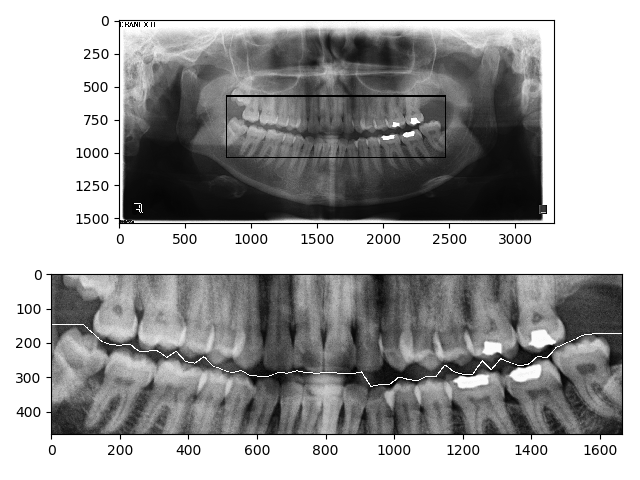
#> input picture cropped-figures/10.png, 640 x 480 px, given in place of 10.jpg, which was not available
$ python HistMatch.py
#> lines starting #> are read from the running program, lines starting #| are printed output that depends on the picture; pictures that were not available may be replaced by others from this repository, and a replacement may not be noted
#> further down, source is the input picture: shape (480, 640); min 0, max 255, mean 163.3
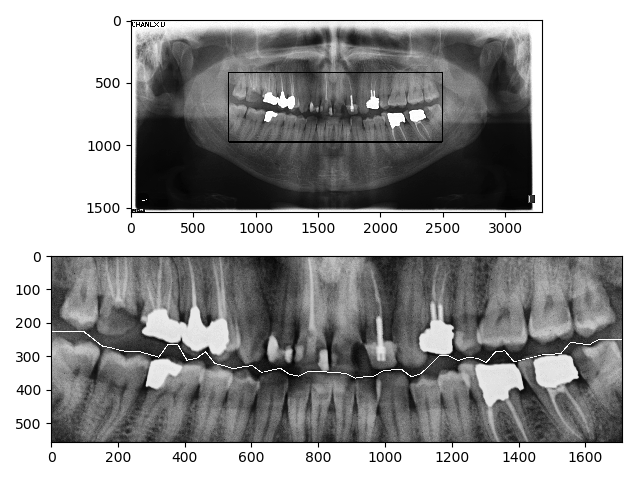
#> input picture cropped-figures/11.png, 640 x 480 px, found by its file name
#> further down, template is the input picture: shape (480, 640); min 0, max 255, mean 158.3
import time as time
import numpy as np
import scipy as sp
import cv2
import matplotlib.pyplot as plt
from sklearn.feature_extraction.image import grid_to_graph
from sklearn.cluster import AgglomerativeClustering


def hist_match(source, template):
    """
    Adjust the pixel values of a grayscale image such that its histogram
    matches that of a target image

    Arguments:
    -----------
        source: np.ndarray
            Image to transform; the histogram is computed over the flattened
            array
        template: np.ndarray
            Template image; can have different dimensions to source
    Returns:
    -----------
        matched: np.ndarray
            The transformed output image
    """

    oldshape = source.shape
#> oldshape = (480, 640)
    source = source.ravel()
    template = template.ravel()

    # get the set of unique pixel values and their corresponding indices and
    # counts
    s_values, bin_idx, s_counts = np.unique(source, return_inverse=True,
                                            return_counts=True)
#> s_values = 253 values from 0 to 255; s_counts = 253 values, max 123312 at index 252, min 1 at index 73, mean 1214.2
    t_values, t_counts = np.unique(template, return_counts=True)
#> t_values = 254 values from 0 to 255; t_counts = 254 values, max 116543 at index 253, min 2 at index 163, mean 1209.4

    # take the cumsum of the counts and normalize by the number of pixels to
    # get the empirical cumulative distribution functions for the source and
    # template images (maps pixel value --> quantile)
    s_quantiles = np.cumsum(s_counts).astype(np.float64)
#> s_quantiles = 253 values from 4045 to 307200
    s_quantiles /= s_quantiles[-1]
#> s_quantiles = 253 values from 0.0132 to 1
    t_quantiles = np.cumsum(t_counts).astype(np.float64)
#> t_quantiles = 254 values from 3966 to 307200
    t_quantiles /= t_quantiles[-1]
#> t_quantiles = 254 values from 0.0129 to 1

    # interpolate linearly to find the pixel values in the template image
    # that correspond most closely to the quantiles in the source image
    interp_t_values = np.interp(s_quantiles, t_quantiles, t_values)
#> interp_t_values = 253 values from 2.81 to 255

    return interp_t_values[bin_idx].reshape(oldshape)
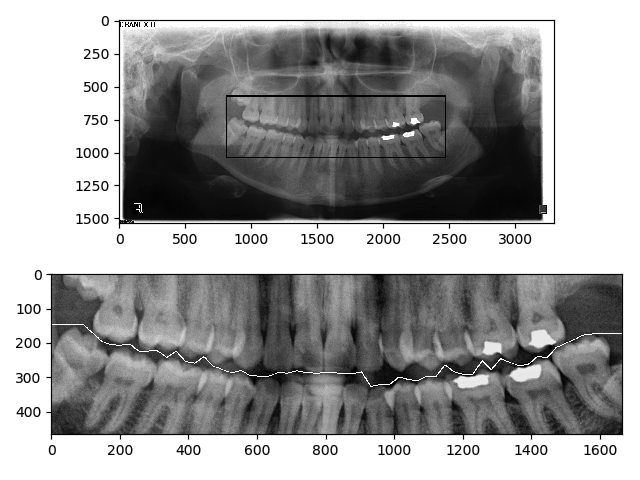
#> returned value: shape (480, 640) float64; min 2.81, max 255, mean 158.7

source = cv2.imread('10.jpg',0)
template = cv2.imread('11.png',0)

matched = hist_match(source, template)
def ecdf(x):
    """convenience function for computing the empirical CDF"""
    vals, counts = np.unique(x, return_counts=True)
#> vals = 253 values from 0 to 255; counts has the same summary as s_counts in hist_match
    ecdf = np.cumsum(counts).astype(np.float64)
#> ecdf = 253 values from 4045 to 307200
    ecdf /= ecdf[-1]
#> ecdf = 253 values from 0.0132 to 1
    return vals, ecdf

x1, y1 = ecdf(source.ravel())
#> x1 = 253 values from 0 to 255; y1 = 253 values from 0.0132 to 1
x2, y2 = ecdf(template.ravel())
#> x2 = 254 values from 0 to 255; y2 = 254 values from 0.0129 to 1
x3, y3 = ecdf(matched.ravel())
#> x3 = 253 values from 2.81 to 255; y3 = 253 values from 0.0132 to 1

fig = plt.figure()
gs = plt.GridSpec(2, 3)
ax1 = fig.add_subplot(gs[0, 0])
ax2 = fig.add_subplot(gs[0, 1], sharex=ax1, sharey=ax1)
ax3 = fig.add_subplot(gs[0, 2], sharex=ax1, sharey=ax1)
ax4 = fig.add_subplot(gs[1, :])
for aa in (ax1, ax2, ax3):
    aa.set_axis_off()

ax1.imshow(source, cmap=plt.cm.gray)
ax1.set_title('Source')
ax2.imshow(template, cmap=plt.cm.gray)
ax2.set_title('template')
ax3.imshow(matched, cmap=plt.cm.gray)
ax3.set_title('Matched')

plt.hist(source.ravel(),256,[0,256]);
plt.show()
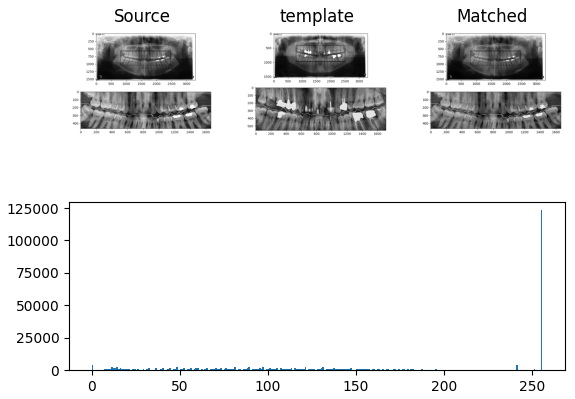
#> figure drawn by matplotlib, 4 panels; panel 4: tallest bar 123312 high, from x = 255 to 256
plt.hist(template.ravel(),256,[0,256]);
plt.show()
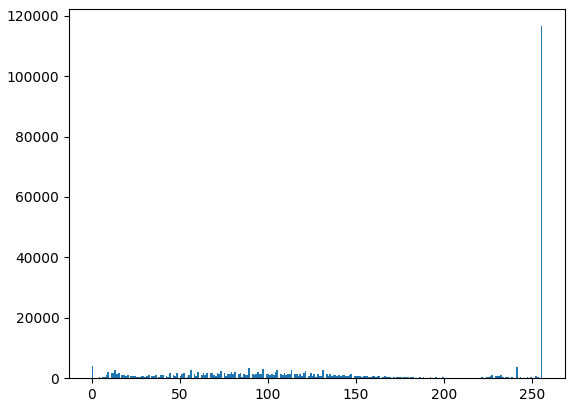
#> figure drawn by matplotlib, 1 panel; tallest bar 116543 high, from x = 255 to 256
plt.hist(matched.ravel(),256,[0,256]);
plt.show()
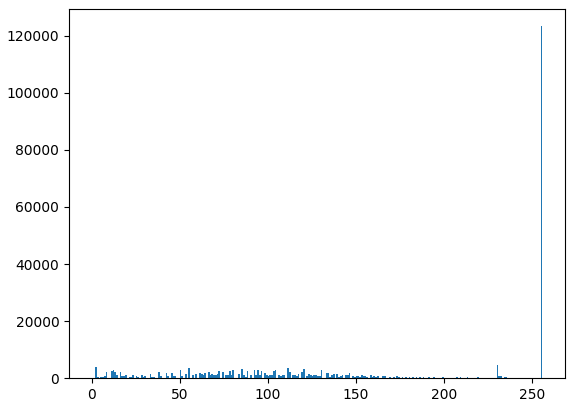
#> figure drawn by matplotlib, 1 panel; tallest bar 123312 high, from x = 255 to 256
